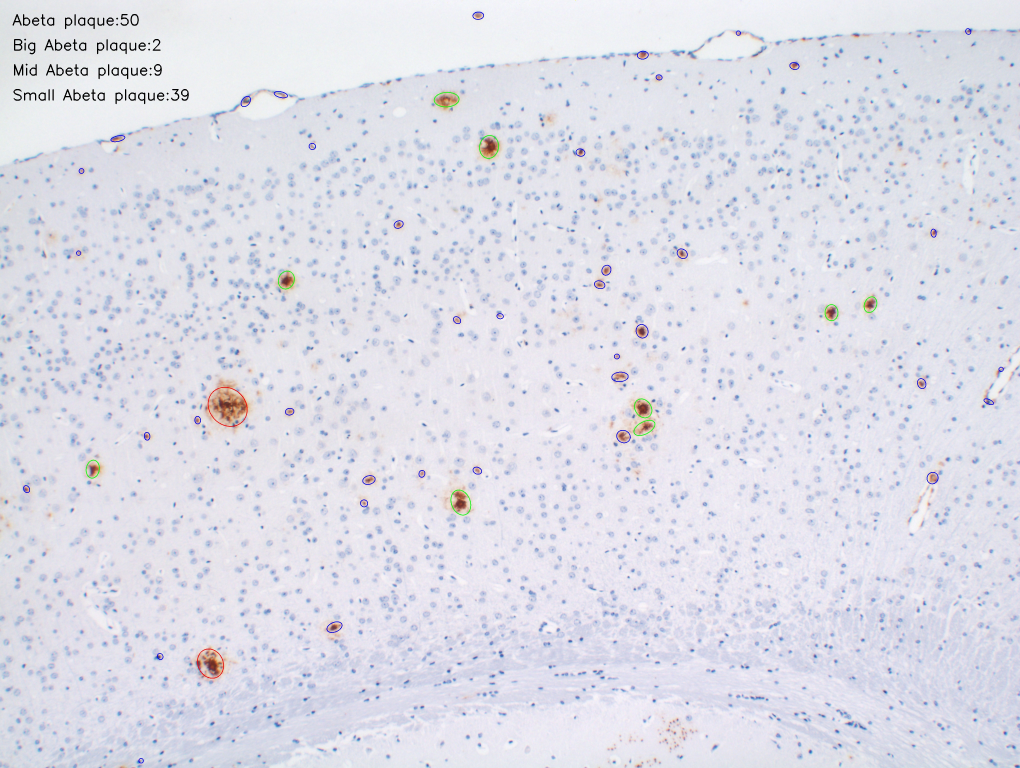
#> input picture Examples/Output.jpg, 4080 x 3072 px (shown at 1/4 size)
$ python -i 'Aβ plaque analysis.py'   (imports and definitions only)
#> lines starting #> are read from the running program, lines starting #| are printed output that depends on the picture; after the words box and inside, x2 and y2 are one past the last pixel; in counts of white or black regions, pixels touching at a corner belong together
#> further down, picture is the input picture: shape (3072, 4080, 3); mean B, G, R 231.8, 221.8, 221.7
import os
import cv2
import shutil
import numpy as np
from tqdm import tqdm

# 返回一个cv2 image的RGB或HSV color均值, HSV取值范围为0~360, 0~1, 0~1
def ColorMean(im, mode):
    if (mode == 'RGB') or (mode == 'rgb'):
        b, g, r = cv2.split(im)
        return np.mean(np.array(r)), np.mean(np.array(g)), np.mean(np.array(b))
    else:
        if (mode == 'HSV') or (mode == 'hsv'):
            im = cv2.cvtColor(im, cv2.COLOR_BGR2HSV)
            h, s, v = cv2.split(im)
            return 2*np.mean(np.array(h)), np.mean(np.array(s))/255, np.mean(np.array(v))/255
        else: print('Error: not a cv2 image type.')

# test = cv2.imread("TGh17-6M-20X-hip-2.tif")
# print(ColorMean(test, 'rgb'))

# TY's color balance，接收一个cv2 image，返回一个cv2 image
def TYCB(im):
    stander = [223, 223, 233]
    b, g, r = cv2.split(im)
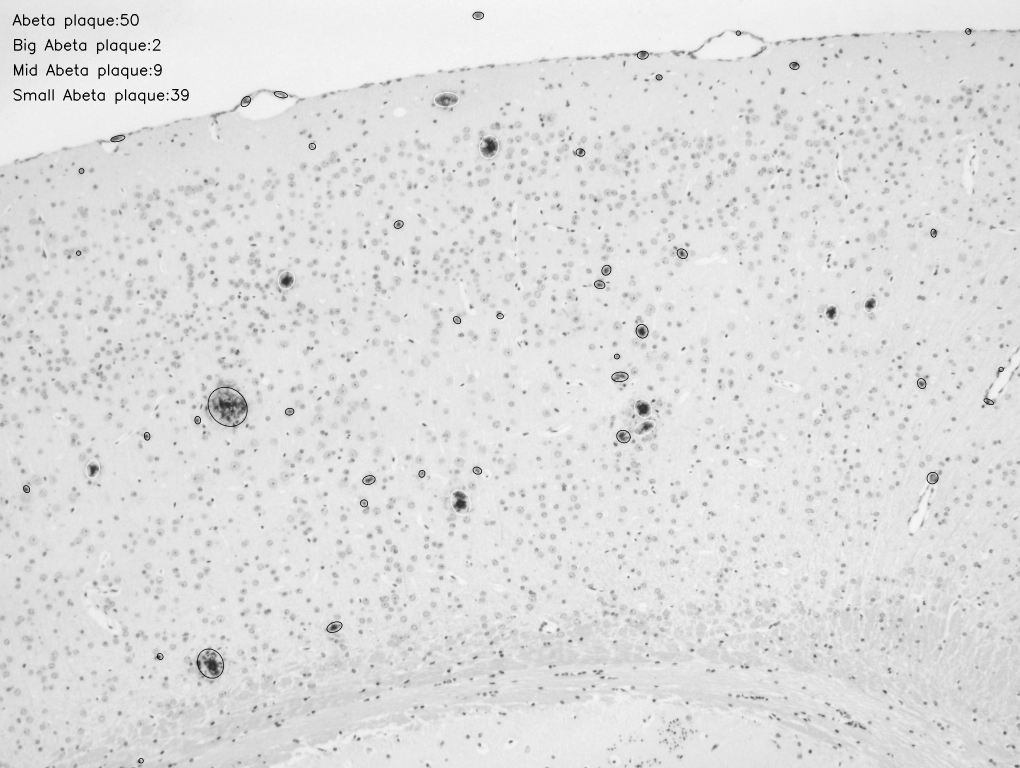
#> g: shape (3072, 4080) (shown at 1/4 size); min 0, max 255, mean 221.8
    r_mean, g_mean, b_mean = ColorMean(im, 'rgb')
#> r_mean = 221.7; g_mean = 221.8; b_mean = 231.8
    b_ = b/b_mean * stander[2]; b[b>255] = 255; b[b<0] = 0
    g_ = g/g_mean * stander[1]; g[g>255] = 255; g[g<0] = 0
    r_ = r/r_mean * stander[0]; r[r>255] = 255; r[r<0] = 0
    return cv2.merge([b_.astype(np.uint8), g_.astype(np.uint8), r_.astype(np.uint8)])

def AbetaPlaqueAnalysis(im): # 接受一个cv2 image，返回一个处理后的cv2 image
    try: im = TYCB(im)
    except: print("TYCB failed.")
    im_copy = np.copy(im)
    im = cv2.cvtColor(im, cv2.COLOR_BGR2HSV)
#> im: shape (3072, 4080, 3); mean H, S, V 119.3, 15.7, 233.7
    h, s, v = cv2.split(im)
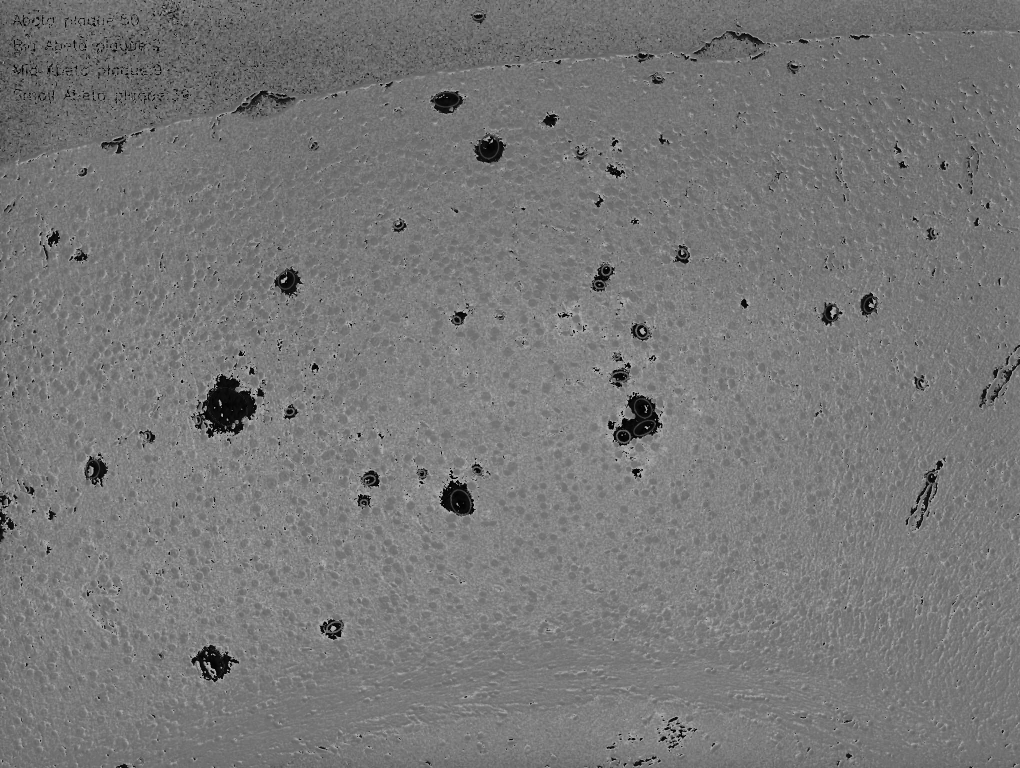
#> h: shape (3072, 4080) (shown at 1/4 size); min 0, max 179, mean 119.3
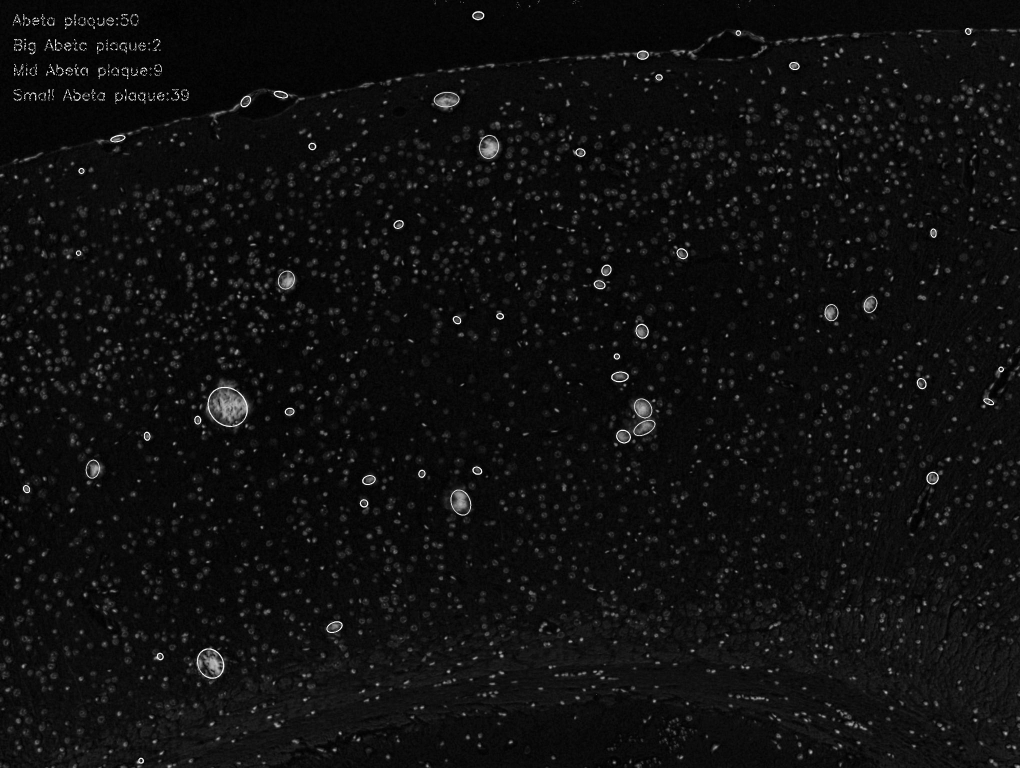
#> s: shape (3072, 4080) (shown at 1/4 size); min 0, max 255, mean 15.7
    lower_threshold = np.array([0, 10, 10])
    upper_threshold = np.array([10, 190,190])
    mask = cv2.inRange(im, lower_threshold, upper_threshold)
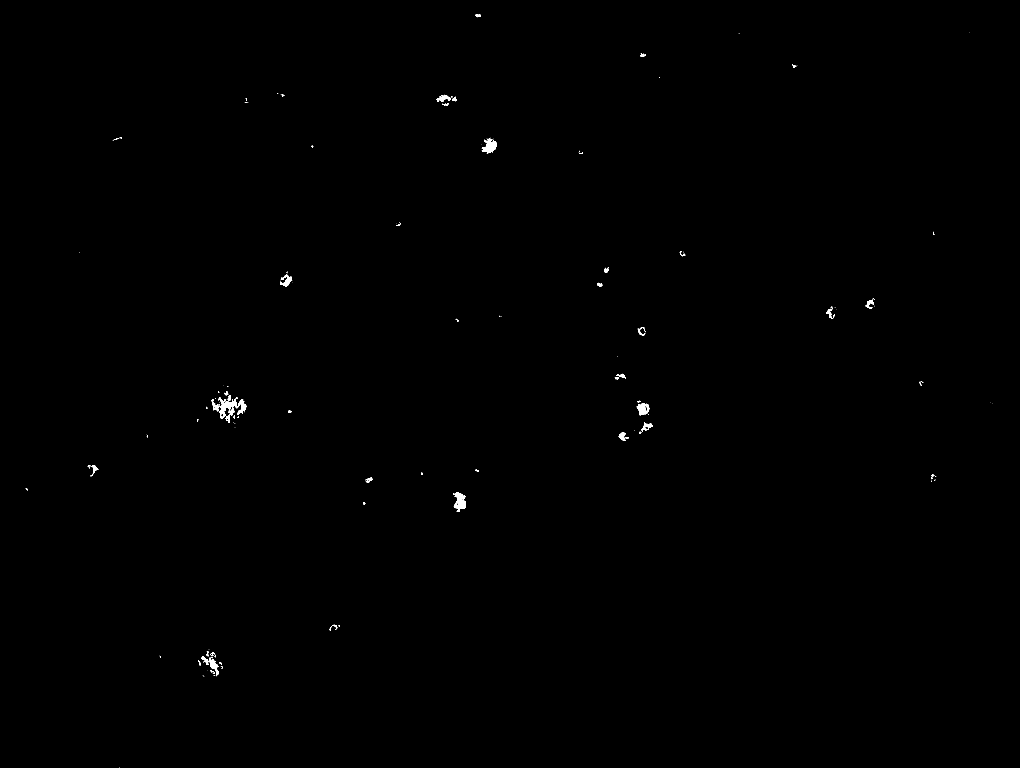
#> mask: shape (3072, 4080) (shown at 1/4 size); 0.16% white; 177 white regions (107 under 20 px), largest, box (x1, y1, x2, y2) and area: (873, 1588, 954, 1674) 2539, (1812, 1968, 1864, 2047) 2195, (1927, 555, 1988, 614) 1910
    mask = cv2.dilate(mask, np.ones((3, 3), np.uint8), iterations=12)
#> mask: shape (3072, 4080); 1% white; 48 white regions, largest, box (x1, y1, x2, y2) and area: (815, 1529, 997, 1724) 20103, (780, 2587, 903, 2719) 11056, (1800, 1956, 1876, 2059) 6634
    mask = cv2.erode(mask, np.ones((3, 3), np.uint8), iterations=12)
#> mask: shape (3072, 4080); 0.29% white; 58 white regions (18 under 20 px), largest, box (x1, y1, x2, y2) and area: (827, 1544, 985, 1712) 11037, (792, 2599, 891, 2705) 4644, (1924, 551, 1988, 616) 2753
    mask = cv2.dilate(mask, np.ones((3, 3), np.uint8), iterations=8)
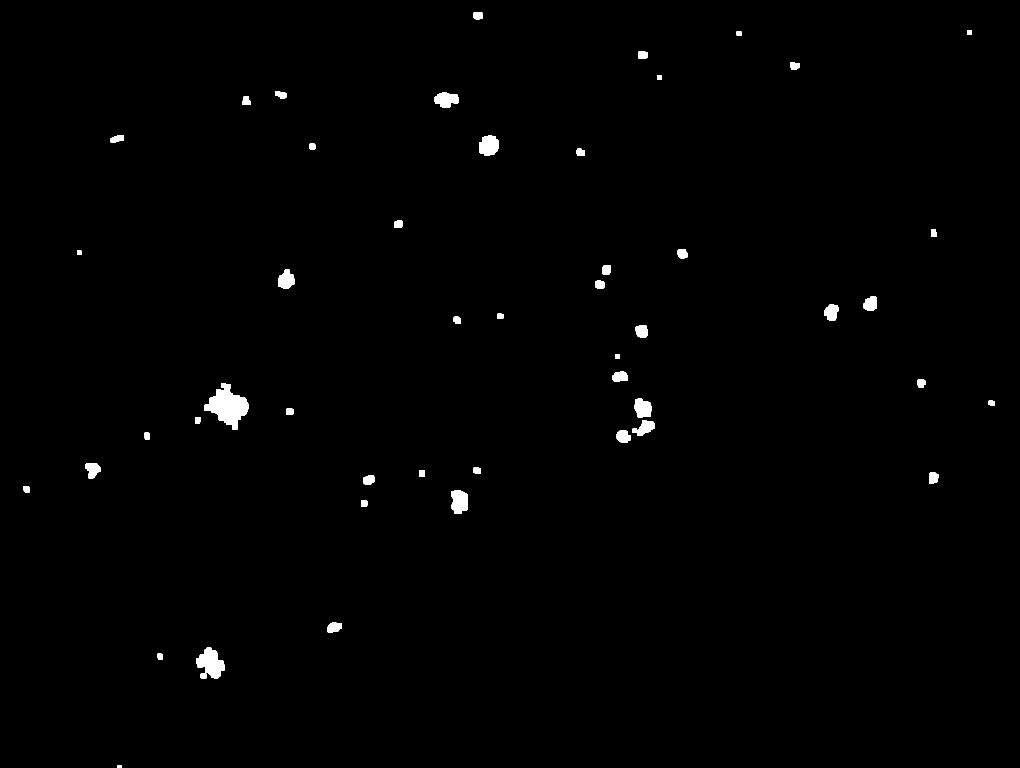
#> mask: shape (3072, 4080) (shown at 1/4 size); 0.72% white; 50 white regions, largest, box (x1, y1, x2, y2) and area: (819, 1533, 993, 1720) 16950, (784, 2591, 899, 2713) 8260, (1804, 1960, 1872, 2055) 5210
    mask = cv2.medianBlur(mask, 9)
#> mask: shape (3072, 4080); 0.71% white; 49 white regions
    contours, hierarchy = cv2.findContours(mask,cv2.RETR_EXTERNAL,cv2.CHAIN_APPROX_SIMPLE) # RETR_EXTERNAL 如果你选择这种模式的话，只会返回最外边的的轮廓，所有的子轮廓都会被忽略掉
#> contours = 49 contours; largest, box (x1, y1, x2, y2) and area: (819, 1533, 993, 1720) 16623, (784, 2591, 899, 2713) 8058, (1804, 1960, 1872, 2055) 5054, (1916, 543, 1996, 624) 4922, (1737, 369, 1835, 432) 4140
    num = 0 # 斑块总数
    big = 0 # 大斑块总数
    mid = 0 # 中斑块总数
    small = 0 # 小斑块总数
    fitEllipseError = 0
    area_threshold2 = mask.size*(8000/12533760)
#> area_threshold2 = 8000
    area_threshold1 = mask.size*(3000/12533760)
#> area_threshold1 = 3000
    for i in range(len(contours)):
        try:
            ellipse = cv2.fitEllipse(contours[i]) # 寻找椭圆
            pt = (int(ellipse[0][0]),int(ellipse[0][1])) # 记录椭圆圆心坐标
            if ellipse[1][0]*ellipse[1][1] > area_threshold2:
                big = big+ 1
                im_copy = cv2.ellipse(im_copy, ellipse,(0,0,255),2) # 在原始彩色图像上绘制椭圆
            else:
                if area_threshold1 < ellipse[1][0]*ellipse[1][1] < area_threshold2:
                    mid = mid + 1
                    im_copy = cv2.ellipse(im_copy, ellipse,(0,255,0),2) # 在原始彩色图像上绘制椭圆
                else:
                    small = small + 1
                    im_copy = cv2.ellipse(im_copy, ellipse,(255,0,0),2) # 在原始彩色图像上绘制椭圆
            num = num + 1
        except:
            fitEllipseError += 1
#> this loop made 49 passes
#> (ellipse, pt, big) on passes 4, 21: (((843.5, 2651.1), (91.95, 122), 138.1), (843, 2651), 1), (((912, 1626.9), (144.1, 171.5), 140), (911, 1626), 2)
#> (ellipse, pt) on passes 1, 2, 3, 5, 6, 7: (((478, 3068.6), (14.86, 16.94), 90), (478, 3068)), (((814.1, 2703.4), (23.24, 24.29), 117.3), (814, 2703)), (((640.8, 2626.3), (22.55, 26.68), 150), (640, 2626)), (((1337.6, 2508.1), (37.59, 62.74), 70.32), (1337, 2508)), (((1455.8, 2013.4), (28.22, 29.32), 174.4), (1455, 2013)), (((1838.3, 2006), (67.95, 99.09), 172.8), (1838, 2006))
#> after the loop, big = 2; fitEllipseError = 0; mid = 9; num = 49; small = 38
    stringtotal = "Abeta plaque:" + str(num)
#> stringtotal = 'Abeta plaque:49'
    stringbig = "Big Abeta plaque:" + str(big)
#> stringbig = 'Big Abeta plaque:2'
    stringmid = "Mid Abeta plaque:" + str(mid)
#> stringmid = 'Mid Abeta plaque:9'
    stringsmall = "Small Abeta plaque:" + str(small)
#> stringsmall = 'Small Abeta plaque:38'
    cv2.putText(im_copy, stringtotal, (50,100), cv2.FONT_HERSHEY_SIMPLEX, 2, (0,0,0), 3)
    cv2.putText(im_copy, stringbig, (50,200), cv2.FONT_HERSHEY_SIMPLEX, 2, (0,0,0), 3)
    cv2.putText(im_copy, stringmid, (50,300), cv2.FONT_HERSHEY_SIMPLEX, 2, (0,0,0), 3)
    cv2.putText(im_copy, stringsmall, (50,400), cv2.FONT_HERSHEY_SIMPLEX, 2, (0,0,0), 3)
    return mask, im_copy, num, big, mid, small

# 给定输入和输出目录
filepath_input = "./Original images"
filepath_output = os.path.abspath(os.path.join(os.path.join(filepath_input, os.pardir), "Output"))

# 如果存在jpg目录则提前删除然后新建一个，如果不存在jpg目录则新建一个
# [25 lines not run here, left out]

>>> import cv2
>>> picture = cv2.imread('Examples/Output.jpg')
>>> result = AbetaPlaqueAnalysis(picture)
#> result = 6 items
